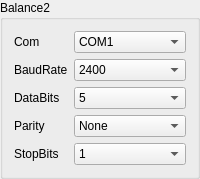
    <widget class="QGroupBox" name="gBoxBalance_2">
     <property name="title">
      <string>Balance2</string>
     </property>
     <layout class="QGridLayout" name="gridLayout_12">
      <item row="0" column="0">
       <widget class="QLabel" name="label_23">
        <property name="sizePolicy">
         <sizepolicy hsizetype="Fixed" vsizetype="Preferred">
          <horstretch>0</horstretch>
          <verstretch>0</verstretch>
         </sizepolicy>
        </property>
        <property name="text">
         <string>Com</string>
        </property>
       </widget>
      </item>
      <item row="0" column="1">
       <widget class="QComboBox" name="comboBalSerialNum_2">
        <item>
         <property name="text">
          <string>COM1</string>
         </property>
        </item>
        <item>
         <property name="text">
          <string>COM2</string>
         </property>
        </item>
        <item>
         <property name="text">
          <string>COM3</string>
         </property>
        </item>
        <item>
         <property name="text">
          <string>COM4</string>
         </property>
        </item>
        <item>
         <property name="text">
          <string>COM5</string>
         </property>
        </item>
        <item>
         <property name="text">
          <string>COM6</string>
         </property>
        </item>
        <item>
         <property name="text">
          <string>COM7</string>
         </property>
        </item>
        <item>
         <property name="text">
          <string>COM8</string>
         </property>
        </item>
        <item>
         <property name="text">
          <string>COM9</string>
         </property>
        </item>
        <item>
         <property name="text">
          <string>COM10</string>
         </property>
        </item>
        <item>
         <property name="text">
          <string>COM11</string>
         </property>
        </item>
        <item>
         <property name="text">
          <string>COM12</string>
         </property>
        </item>
        <item>
         <property name="text">
          <string>COM13</string>
         </property>
        </item>
        <item>
         <property name="text">
          <string>COM14</string>
         </property>
        </item>
        <item>
         <property name="text">
          <string>COM15</string>
         </property>
        </item>
        <item>
         <property name="text">
          <string>COM16</string>
         </property>
        </item>
        <item>
         <property name="text">
          <string>COM17</string>
         </property>
        </item>
        <item>
         <property name="text">
          <string>COM18</string>
         </property>
        </item>
        <item>
         <property name="text">
          <string>COM19</string>
         </property>
        </item>
        <item>
         <property name="text">
          <string>COM20</string>
         </property>
        </item>
        <item>
         <property name="text">
          <string>COM21</string>
         </property>
        </item>
        <item>
         <property name="text">
          <string>COM22</string>
         </property>
        </item>
        <item>
         <property name="text">
          <string>COM23</string>
         </property>
        </item>
        <item>
         <property name="text">
          <string>COM24</string>
         </property>
        </item>
        <item>
         <property name="text">
          <string>COM25</string>
         </property>
        </item>
        <item>
         <property name="text">
          <string>COM26</string>
         </property>
        </item>
        <item>
         <property name="text">
          <string>COM27</string>
         </property>
        </item>
        <item>
         <property name="text">
          <string>COM28</string>
         </property>
        </item>
        <item>
         <property name="text">
          <string>COM29</string>
         </property>
        </item>
        <item>
         <property name="text">
          <string>COM30</string>
         </property>
        </item>
       </widget>
      </item>
      <item row="1" column="0">
       <widget class="QLabel" name="label_28">
        <property name="text">
         <string>BaudRate</string>
        </property>
       </widget>
      </item>
      <item row="1" column="1">
       <widget class="QComboBox" name="comboBalBaudRate_2">
        <item>
         <property name="text">
          <string>2400</string>
         </property>
        </item>
        <item>
         <property name="text">
          <string>4800</string>
         </property>
        </item>
        <item>
         <property name="text">
          <string>9600</string>
         </property>
        </item>
        <item>
         <property name="text">
          <string>14400</string>
         </property>
        </item>
        <item>
         <property name="text">
          <string>19200</string>
         </property>
        </item>
        <item>
         <property name="text">
          <string>38400</string>
         </property>
        </item>
        <item>
         <property name="text">
          <string>56000</string>
         </property>
        </item>
       </widget>
      </item>
      <item row="2" column="0">
       <widget class="QLabel" name="label_29">
        <property name="text">
         <string>DataBits</string>
        </property>
       </widget>
      </item>
      <item row="2" column="1">
       <widget class="QComboBox" name="comboBalBits_2">
        <item>
         <property name="text">
          <string>5</string>
         </property>
        </item>
        <item>
         <property name="text">
          <string>6</string>
         </property>
        </item>
        <item>
         <property name="text">
          <string>7</string>
         </property>
        </item>
        <item>
         <property name="text">
          <string>8</string>
         </property>
        </item>
       </widget>
      </item>
      <item row="3" column="0">
       <widget class="QLabel" name="label_30">
        <property name="text">
         <string>Parity</string>
        </property>
       </widget>
      </item>
      <item row="3" column="1">
       <widget class="QComboBox" name="comboBalChkBit_2">
        <item>
         <property name="text">
          <string>None</string>
         </property>
        </item>
        <item>
         <property name="text">
          <string>Odd</string>
         </property>
        </item>
        <item>
         <property name="text">
          <string>Even</string>
         </property>
        </item>
       </widget>
      </item>
      <item row="4" column="0">
       <widget class="QLabel" name="label_31">
        <property name="text">
         <string>StopBits</string>
        </property>
       </widget>
      </item>
      <item row="4" column="1">
       <widget class="QComboBox" name="comboBalEndBit_2">
        <item>
         <property name="text">
          <string>1</string>
         </property>
        </item>
        <item>
         <property name="text">
          <string>1.5</string>
         </property>
        </item>
        <item>
         <property name="text">
          <string>2</string>
         </property>
        </item>
       </widget>
      </item>
     </layout>
    </widget>
